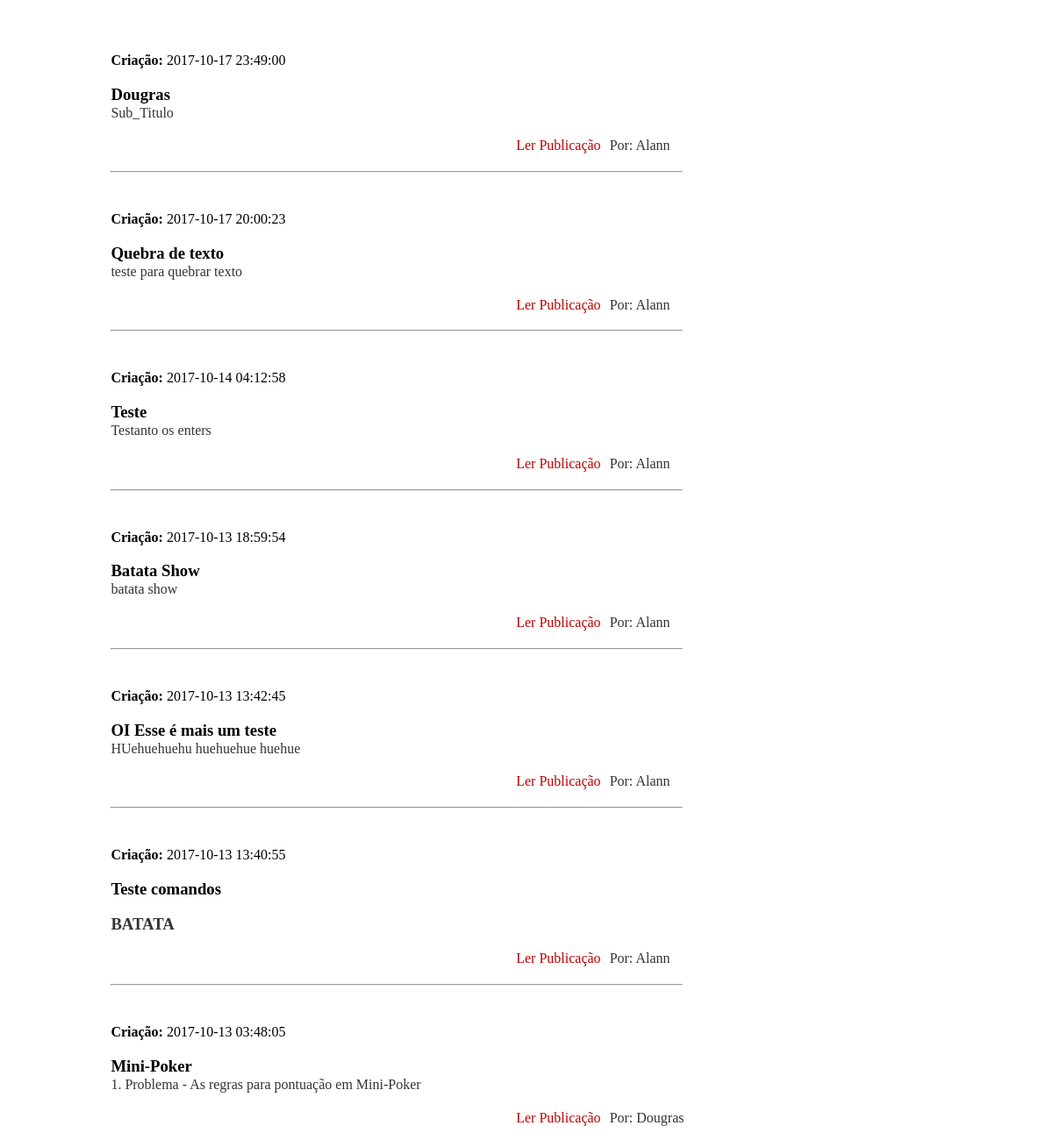
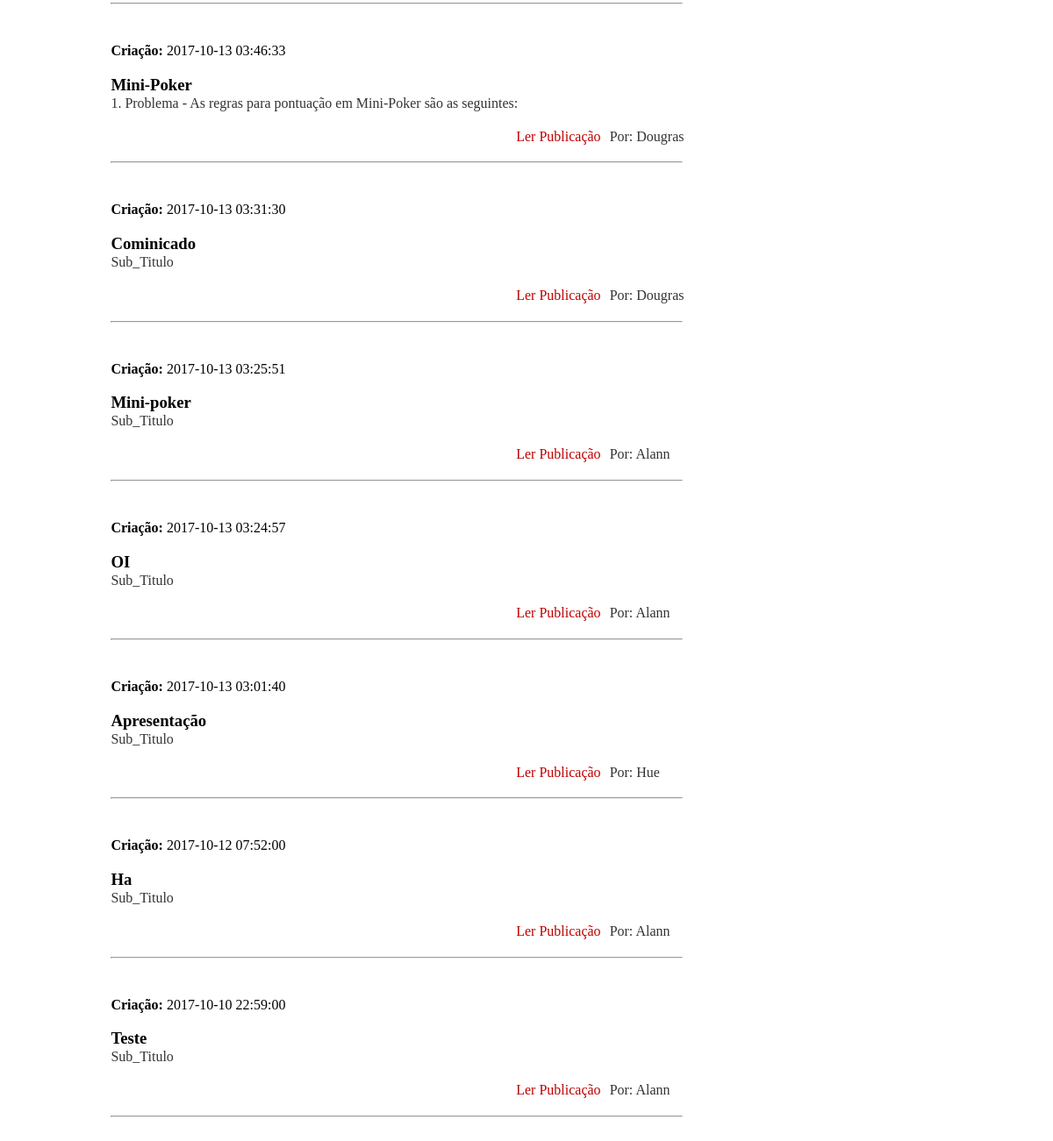
The app's page /Funcoes/posts.php with its own data (2 pictures, top to bottom).
### tables this page shows
CREATE TABLE IF NOT EXISTS `post` (
  `usuario_id` int(11) NOT NULL,
  `Titulo` varchar(100) NOT NULL,
  `Descricao` varchar(200) NOT NULL,
  `post` text NOT NULL,
  `creation_time` datetime NOT NULL,
  `id` int(11) NOT NULL AUTO_INCREMENT,
  PRIMARY KEY (`id`),
  KEY `usuario_id` (`usuario_id`)
);

CREATE TABLE IF NOT EXISTS `usuario` (
  `nome` varchar(250) NOT NULL,
  `tipo` int(11) NOT NULL,
  `senha` varchar(250) NOT NULL,
  `id` int(11) NOT NULL AUTO_INCREMENT,
  `Ativo` int(11) NOT NULL,
  PRIMARY KEY (`id`)
);

### Funcoes/posts.php (the view, shortened to what this page needs)
<link type="text/css" rel="stylesheet" media="screen" href="estilos.css" />
<?php
    function posts()
    {
        echo "<div>";
        try {
            $user = 'root';
            $pass = '';
            $dbh = new PDO('mysql:host=localhost;dbname=blog', $user, $pass, array(PDO::MYSQL_ATTR_INIT_COMMAND => "SET NAMES 'utf8'"));
            foreach($dbh->query('SELECT post.post, post.creation_time, usuario.nome, post.Titulo, post.Descricao, post.id as post_id
                                FROM usuario
                                INNER JOIN post
                                ON usuario.id = post.usuario_id
                                ORDER BY post.creation_time DESC;'
                                ) as $row)
            {
                $path = "Funcoes/ShowPost.php";
                $path = $path."?id=".$row['post_id'];
                $path = "'{$path}'";
                echo '<div style="width: 55%; margin: 0 0 10px 10%;">';
                echo '<div style="width: 90%;"> <p ><h4 style="display: inline;">Criação: </h4> '.$row['creation_time']."</div> ";
                echo '<div style="width: 90%;"> <h3 style="margin-bottom: 1px;">'.$row['Titulo']."</h3></div> ";;
                echo '<div class="desc" style="width: 90%;"> '.$row['Descricao']."</div> ";
                echo '<div class="desc" style="width: 90%; margin-left: 70%;" > <a class="publicacao" href="#" onclick="abrirPag('.$path.');">Ler Publicação</a> Por: '.$row['nome']."</div> ";
                echo "<hr>";
                echo "</div>";
                echo "<br>";
            }
            } catch (PDOException $e) {
                print "Error!: " . $e->getMessage() . "<br/>";
                die();
            }
        echo "</div>";
    }
    posts();
?>

### Funcoes/estilos.css (style rules this page uses)
hr { background-color: red; color: red; }
.desc { font-size: 16px; font-weight: 300; font-style: normal; font-stretch: normal; line-height: 1.11; color: #333; margin: 0 0 20px 0; }
.publicacao { text-decoration: none; color: rgb(190, 0, 0); margin: 0px 6px 0px 6px; }

### records on screen
post: creation_time "2017-10-17 23:49:00", Titulo "Dougras", Descricao "Sub_Titulo", usuario.nome "Alann"
post: creation_time "2017-10-17 20:00:23", Titulo "Quebra de texto", Descricao "teste para quebrar texto", usuario.nome "Alann"
post: creation_time "2017-10-14 04:12:58", Titulo "Teste", Descricao "Testanto os enters", usuario.nome "Alann"
post: creation_time "2017-10-13 18:59:54", Titulo "Batata Show", Descricao "batata show", usuario.nome "Alann"
post: creation_time "2017-10-13 13:42:45", Titulo "OI Esse é mais um teste", Descricao "HUehuehuehu huehuehue huehue", usuario.nome "Alann"
post: creation_time "2017-10-13 13:40:55", Titulo "Teste comandos", Descricao "BATATA", usuario.nome "Alann"
post: creation_time "2017-10-13 03:48:05", Titulo "Mini-Poker", Descricao "1. Problema - As regras para pontuação em Mini-Poker", usuario.nome "Dougras"
post: creation_time "2017-10-13 03:46:33", Titulo "Mini-Poker", Descricao "1. Problema - As regras para pontuação em Mini-Poker são as seguintes:", usuario.nome "Dougras"
post: creation_time "2017-10-13 03:31:30", Titulo "Cominicado", Descricao "Sub_Titulo", usuario.nome "Dougras"
post: creation_time "2017-10-13 03:25:51", Titulo "Mini-poker", Descricao "Sub_Titulo", usuario.nome "Alann"
post: creation_time "2017-10-13 03:24:57", Titulo "OI", Descricao "Sub_Titulo", usuario.nome "Alann"
post: creation_time "2017-10-13 03:01:40", Titulo "Apresentação", Descricao "Sub_Titulo", usuario.nome "Hue"
post: creation_time "2017-10-12 07:52:00", Titulo "Ha", Descricao "Sub_Titulo", usuario.nome "Alann"
post: creation_time "2017-10-10 22:59:00", Titulo "Teste", Descricao "Sub_Titulo", usuario.nome "Alann"
